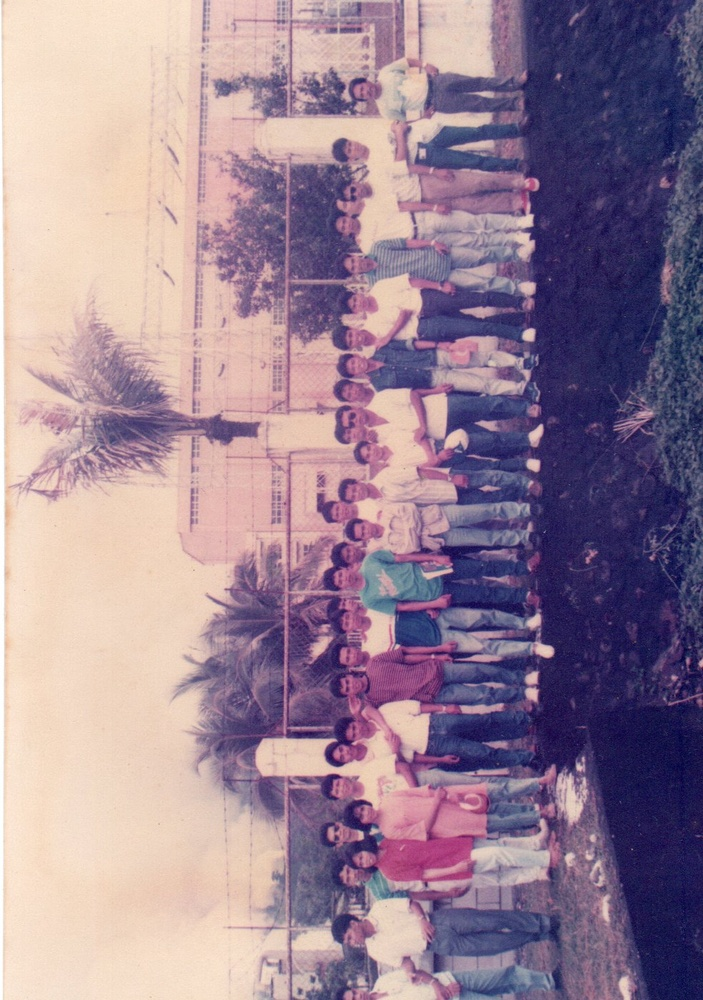
%> input picture Digital image formation and enhancement/6/faded2.jpg, 703 x 1000 px, shrunk from 984 x 1400 before the run
$ octave Act16.m   (GNU Octave 9; MATLAB toolbox functions it lacks are replaced by stand-ins)
%> lines starting %> are read from the running program, lines starting %| are printed output that depends on the picture
clc;  % Clear command window.
clear;  % Delete all variables.
close all;  % Close all figure windows except those created by imtool.
imtool close all;  % Close all figure windows created by imtool.
workspace;  % Make sure the workspace panel is showing.

I = imread('C:\Users\Faye\Documents\B1\1.6\faded2.jpg');
%> I is the input picture: size 1000x703x3 uint8; mean R, G, B 153.8, 131.3, 148.2
%I = imrotate(I,-180);
subplot(1,4,1);imshow(I);

R=double(I(:,:,1));
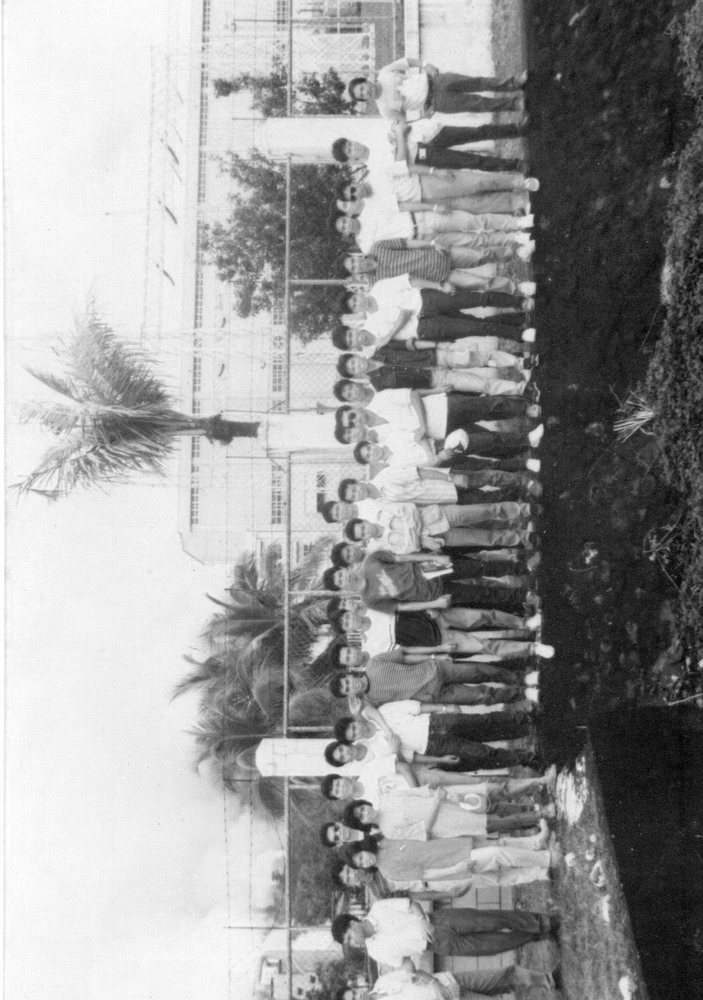
%> R: size 1000x703 double; min 0, max 255, mean 153.8
G=double(I(:,:,2));
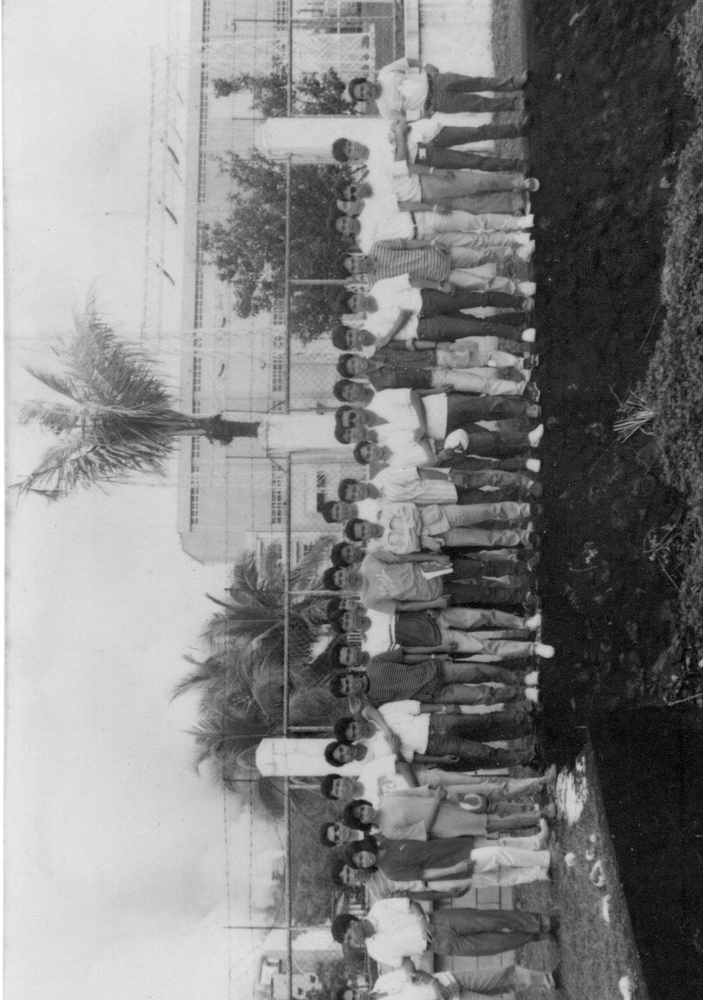
%> G: size 1000x703 double; min 0, max 255, mean 131.3
B=double(I(:,:,3));
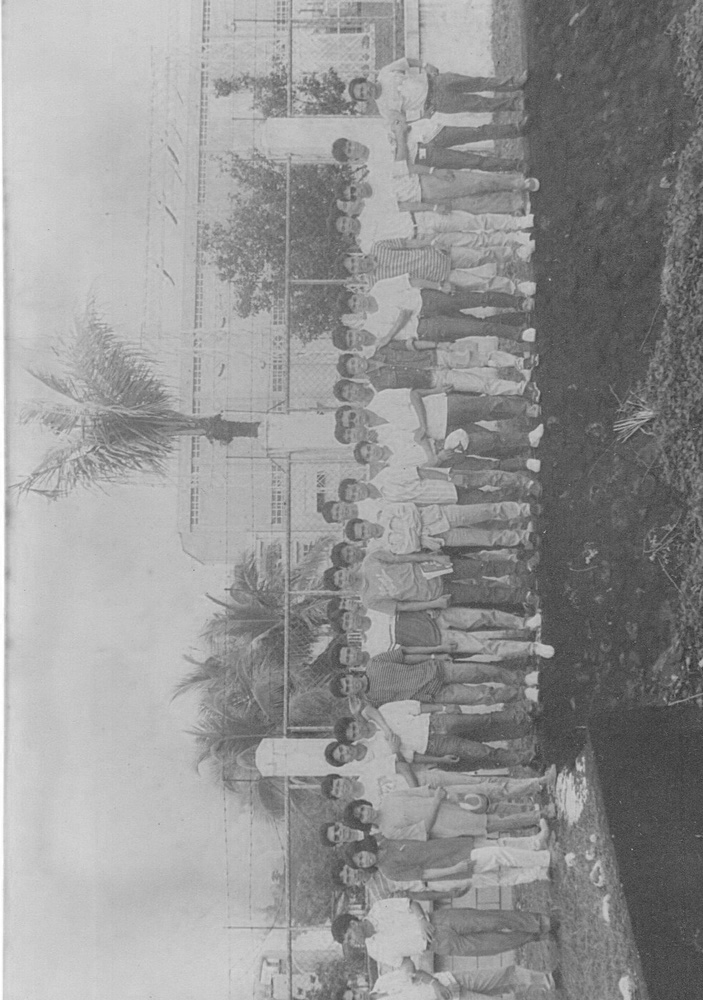
%> B: size 1000x703 double; min 48, max 255, mean 148.2

%Contrast Stretching
Rmin = min(R,[],'all');
%> Rmin = 0
Gmin = min(G,[],'all');
%> Gmin = 0
Bmin = min(B,[],'all');
%> Bmin = 48

Rmax = max(R,[],'all');
%> Rmax = 255
Gmax = max(G,[],'all');
%> Gmax = 255
Bma = max(B,[],'all');
%> Bma = 255

R_stretched = (R - Rmin)/(Rmax - Rmin);
G_stretched = (G - Gmin)/(Gmax - Gmin);
B_stretched = (B - Bmin)/(Bma - Bmin);
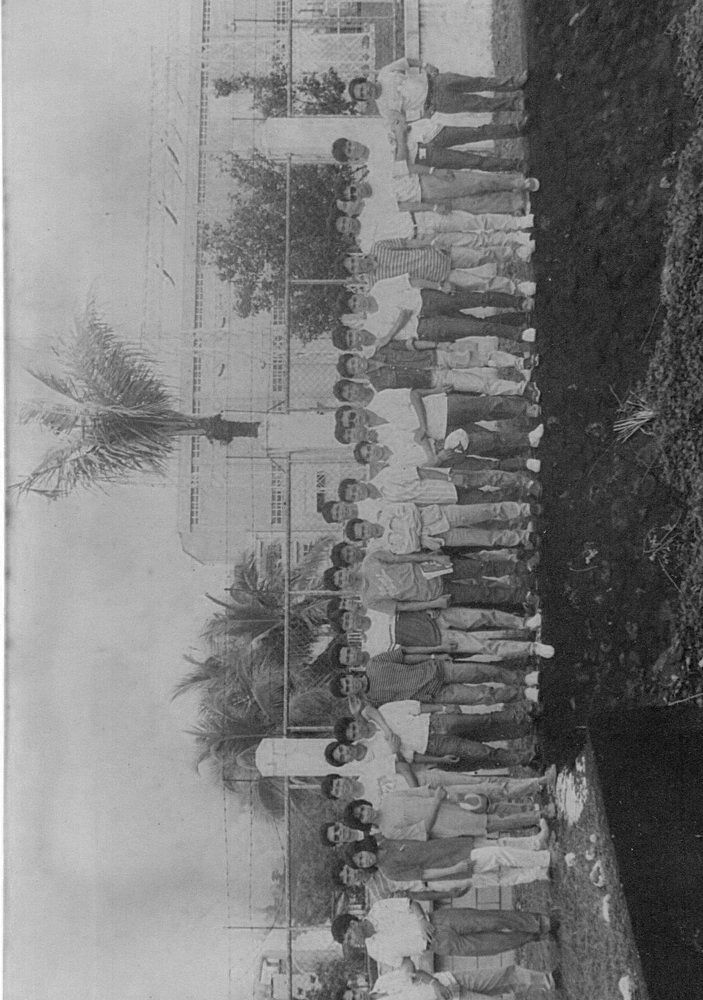
%> B_stretched: size 1000x703 double; min 0, max 1, mean 0.484

I_CSrestored = cat(3,R_stretched,G_stretched,B_stretched);
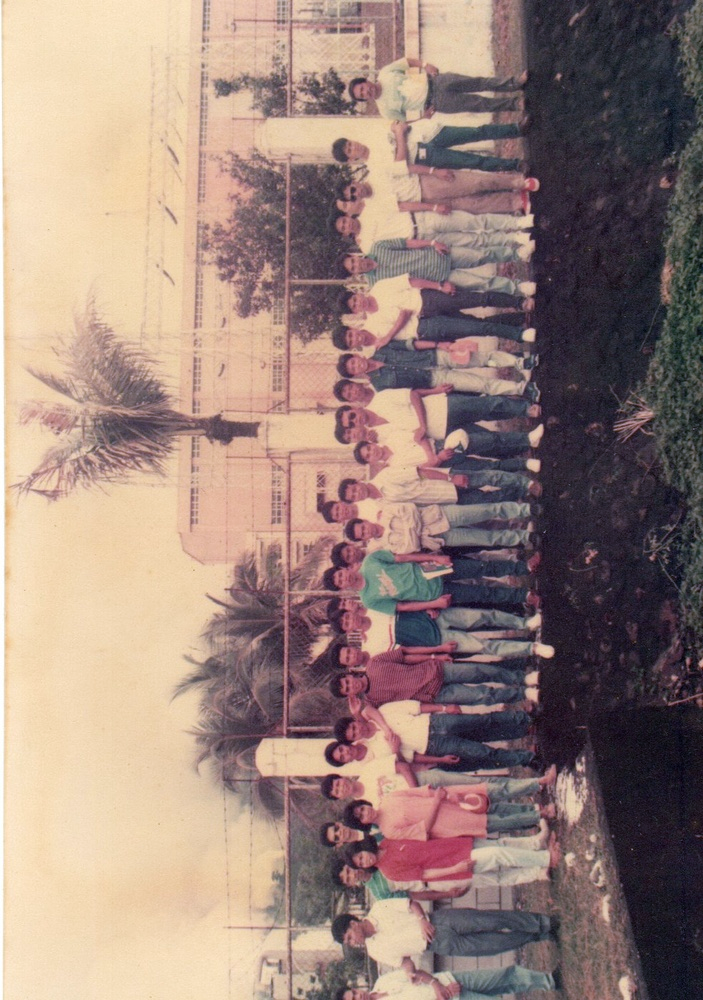
%> I_CSrestored: size 1000x703x3 double; mean R, G, B 0.603, 0.515, 0.484
subplot(1,4,2);imshow(I_CSrestored);

%Grey World
Rn = R/255;
Gn = G/255;
Bn = B/255;

Rave = mean(Rn,'all');
%> Rave = 0.603
Gave = mean(Gn,'all');
%> Gave = 0.515
Bave = mean(Bn,'all');
%> Bave = 0.581
Kave = (Rave + Gave + Bave)/3;
%> Kave = 0.566

Rwb = (Kave/Rave)*Rn;
Gwb = (Kave/Gave)*Gn;
Bwb = (Kave/Bave)*Bn;

I_GWrestored = cat(3, Rwb, Gwb, Bwb);
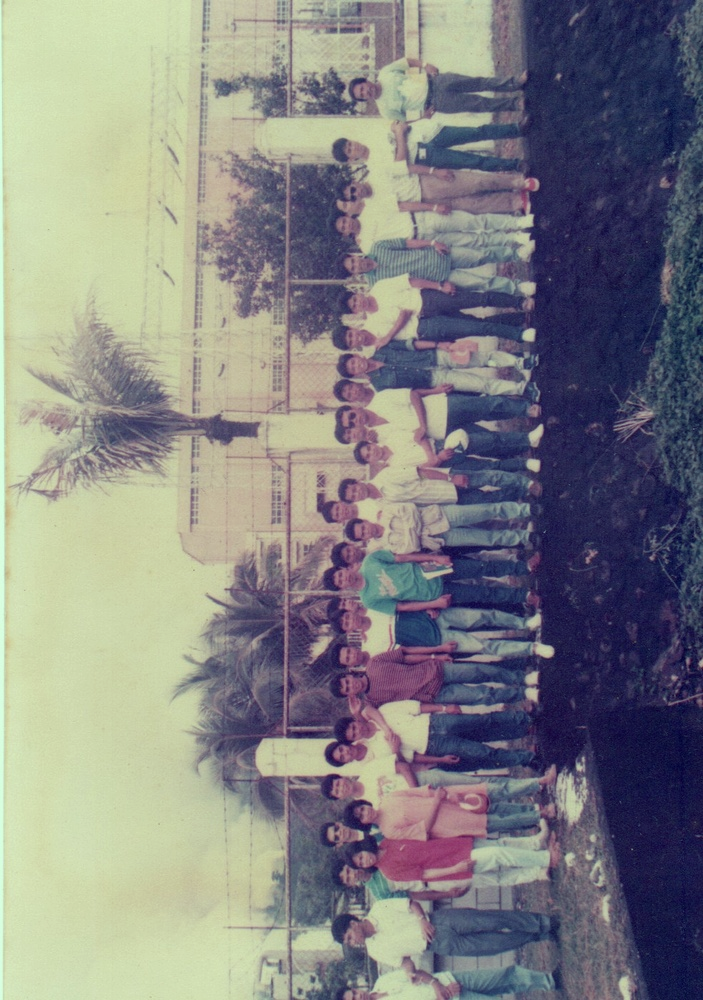
%> I_GWrestored: size 1000x703x3 double; mean R, G, B 0.566, 0.566, 0.566; drawn with min black and max white
subplot(1,4,3);imshow(I_GWrestored);

%white patch
%> (the run ends here)

$ run again, with Digital image formation and enhancement/6/faded.jpg copied over Digital image formation and enhancement/6/faded2.jpg
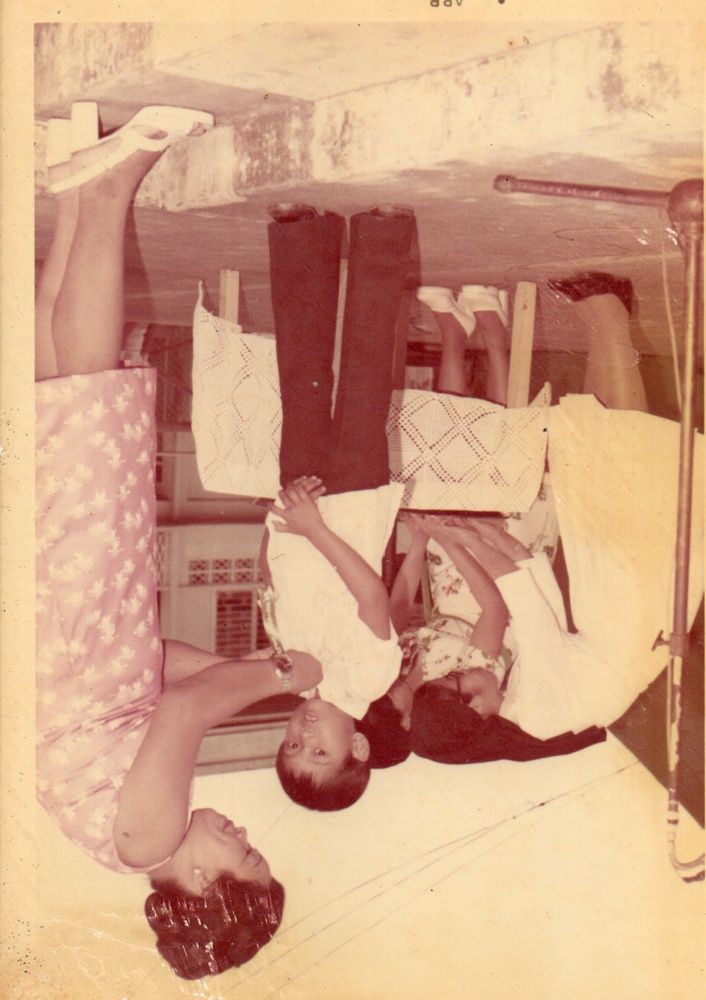
%> input picture Digital image formation and enhancement/6/faded.jpg, 706 x 1000 px, shrunk from 988 x 1400 before the run
%> I is the input picture: size 1000x706x3 uint8; mean R, G, B 208.9, 162.8, 132.4
%> Rmin = 59
%> Gmin = 0
%> Rmax = 255
%> Gmax = 241
%> Bma = 223
%> `I_CSrestored = cat(3,R_stretched,G_stretched,B_stretched);`:
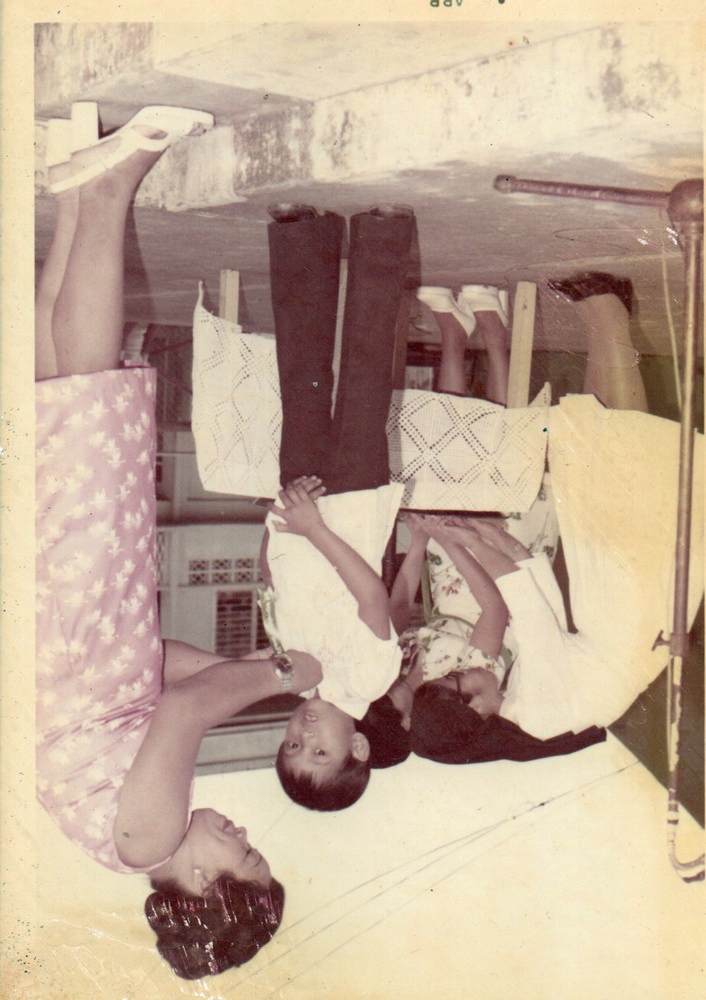
%> I_CSrestored: size 1000x706x3 double; mean R, G, B 0.765, 0.675, 0.594
%> Rave = 0.819
%> Gave = 0.638
%> Bave = 0.519
%> Kave = 0.659
%> `I_GWrestored = cat(3, Rwb, Gwb, Bwb);`:
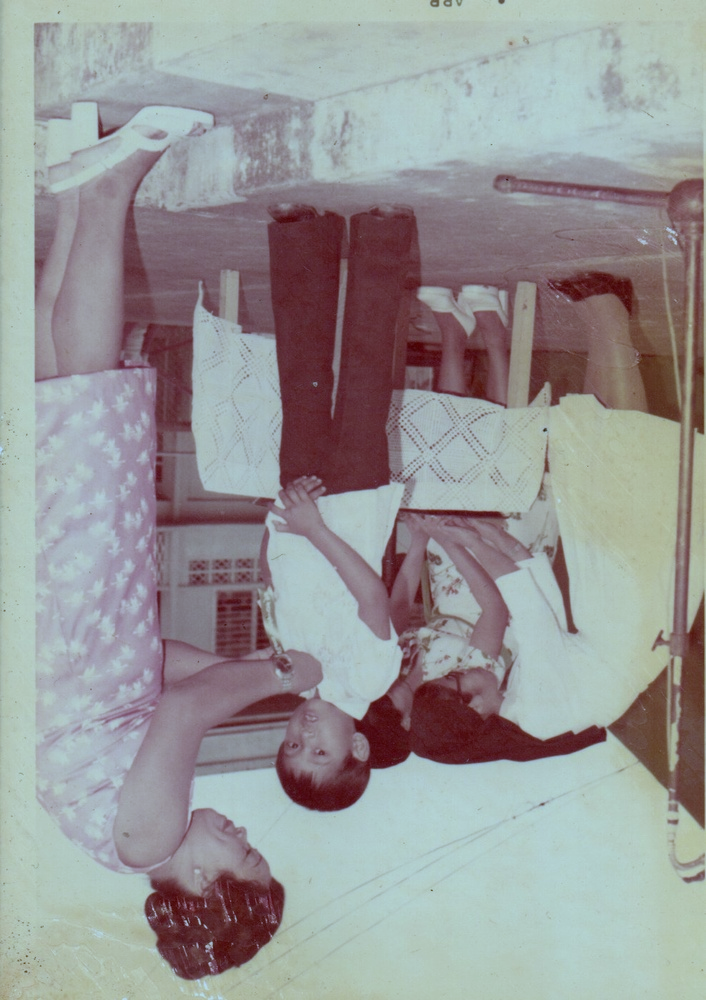
%> I_GWrestored: size 1000x706x3 double; mean R, G, B 0.659, 0.659, 0.659; drawn with min black and max white
